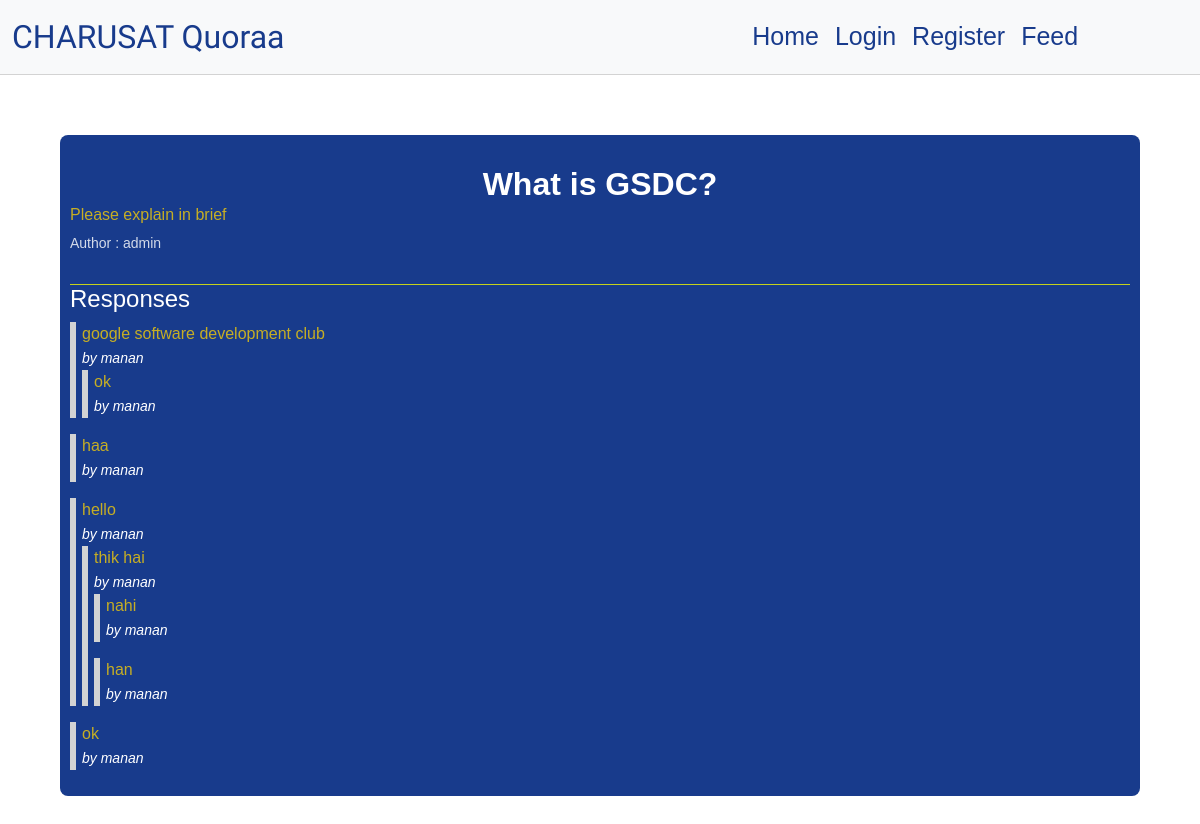
/question/4, run on the app's committed database.
### main/models.py (models this page shows, shortened)
class Question(models.Model):
    author = models.ForeignKey(User, null=False, on_delete=models.CASCADE)
    title = models.CharField(max_length=200, null=False)
    body = models.TextField(null=False)
    created_at = models.DateTimeField(auto_now_add=True)
    updated_at = models.DateTimeField(auto_now=True)
    def get_responses(self):
        return self.responses.filter(parent=None)

class Response(models.Model):
    user = models.ForeignKey(User, null=False, on_delete=models.CASCADE)
    question = models.ForeignKey(Question, null=False, on_delete=models.CASCADE, related_name='responses')
    parent = models.ForeignKey('self', null=True, blank=True, on_delete=models.CASCADE)
    body = models.TextField(null=False)
    created_at = models.DateTimeField(auto_now_add=True)
    updated_at = models.DateTimeField(auto_now=True)
    def get_responses(self):
        return Response.objects.filter(parent=self)

### main/views.py (the view, shortened to what this page needs)
# urls.py: path('question/<int:id>', views.questionPage, name='question'),
def questionPage(request, id):
    response_form = NewResponseForm()
    reply_form = NewReplyForm()
    question = Question.objects.get(id=id)
    context = {
        'question': question,
        'response_form': response_form,
        'reply_form': reply_form,
    }
    return render(request, 'question.html', context)

### main/templates/question.html (shortened to what this page needs)
{% extends 'layouts/page.html' %}
{% block content %}
<div class="page question-page">
<h2 class="question-title" style="color: white;">{{question.title}}</h2>
<p class="question-body" style="color:  rgb(198, 174, 36);">{{question.body}}</p>
<span class="question-author">Author : {{question.author.username}}</span>
<div class="responses-container">
  <h4 class="responses-container-heading">Responses</h4>
  {% if not question.responses.all %}
    <p class="no-responses-text">No responses yet</p>
  {% else %}
    {% for response in question.get_responses %}
      {% include 'components/response.html' with response=response %}
    {% endfor %}
  {% endif %}
</div>
</div>
{% endblock %}

### main/templates/layouts/page.html (shortened to what this page needs)
{% load static %}
<!DOCTYPE html>
<html lang="en" dir="ltr">
  <head>
    <link href="https://cdn.jsdelivr.net/npm/bootstrap@5.2.2/dist/css/bootstrap.min.css" rel="stylesheet">
    <link rel="stylesheet" type="text/css" href="{% static 'css/styles.css' %}?{% now "U" %}"/>
    <link rel="stylesheet" type="text/css" href="{% static 'css/main.css' %}?{% now "U" %}"/>
  </body>
  </head>
  <body>
    {% include 'navbar.html' %}
    <div class="main">
    {% block content %}
    {% endblock %}
    </div>
  </body>
</html>

### main/templates/navbar.html (shortened to what this page needs)
{% load static %}
<!DOCTYPE html>
<html lang="en">
<head>
  <link href="https://cdn.jsdelivr.net/npm/bootstrap@5.2.2/dist/css/bootstrap.min.css" rel="stylesheet"
>
    <link rel="stylesheet" href="{% static 'css/style.css' %}?{% now " U" %}">
</head>
<body>
  <nav class="navbar navbar-expand-lg bg-light">
    <div class="container-fluid ">
      <a class="navbar-brand" href="#" style="color: #183b8c;text-decoration: solid ;font-size: xx-large;font-weight: 500; font-family: 'Secular One', sans-serif;">CHARUSAT Quoraa</a>
      <div class="collapse navbar-collapse" id="navbarSupportedContent">
        <ul class="navbar-nav ml-auto mb-2 mb-lg-0 " style="font-size: 25px; margin-left: 50%;">
          {% if user.is_authenticated %}
          <li class="nav-item ">
            <a class="nav-link"  style="color:#183b8c;" aria-current="page"text-white href="{% url 'index' %}">Home</a>
          </li>
          <li class="nav-item">
            <a class="nav-link" style="color:#183b8c;" href="{% url 'new-question' %}">Ask Question</a>
          </li>
          <li class="nav-item">
            <a class="nav-link" style="color:#183b8c;" href="{% url 'feed' %}">Feed</a>
          </li>
          <li class="nav-item">
            <a class="nav-link" style="color:#183b8c;" href="{% url 'logout' %}">Logout</a>
          </li>
          {% else %}
          <li class="nav-item">
            <a class="nav-link active" style="color:#183b8c;"  aria-current="page" href="{% url 'index' %} ">Home</a>
          </li>
          <li class="nav-item">
            <a class="nav-link" style="color:#183b8c;" href="{% url 'login' %}">Login</a>
          </li>
          <li class="nav-item">
            <a class="nav-link" style="color:#183b8c;" href="{% url 'register' %}">Register</a>
          </li>
          <li class="nav-item">
            <a class="nav-link" style="color:#183b8c;" href="{% url 'feed' %}">Feed</a>
          </li>
          {% endif %}
        </ul>
      </div>
    </div>
  </nav>
</body>
</html>

### main/templates/components/response.html (shortened to what this page needs)
<blockquote id="{{response.id}}">
  <p class="response-body" style="color:  rgb(198, 174, 36);">{{response.body}}</p>
  <small class="response-author">by {{response.user.username}}</small>
  {% for children in response.get_responses %}
  {% include 'components/response.html' with response=children %}
  {% endfor %}
</blockquote>

### main/static/css/styles.css (style rules this page uses)
html, body { font-family: sans-serif; }
a { text-decoration: none; }
ul { list-style: none; padding: 0; }
blockquote { border-left: 6px solid lightgray; padding-left: 6px; margin-left: 15px; }
.main { max-width: 100 px; margin: 60px; padding: 10px; border-radius: 8px; background-color: #183b8c; }
.navbar { display: flex; flex-direction: row; justify-content: space-between; padding: 0 24px; border-bottom: 1px solid lightgray; }
.page { display: flex; flex-direction: column; }
.question-title { font-weight: 900; margin: 20px auto 0 auto; }
.question-body { margin-bottom: 6px; }
.question-author { font-size: 14px; color: rgba(255, 255, 255, 0.817); }
.responses-container { border-top: 1px solid rgb(197, 209, 27); margin-top: 30px; }
.responses-container-heading { color: white; }
.response-body { margin: 0; }
.response-author { color: white; font-style: italic; }

### main/static/css/main.css (style rules this page uses)
:root { --main-color: #183b8c; --main-color-darker: #941e1a; --white: #ffffff; --dropdown-radius: 50px; }
a { color: #183b8c; }
.nav-link { color: #183b8c; }
.navbar-nav { margin: 0; padding: 0; list-style: none; }

### main/static/css/style.css (style rules this page uses)
* { margin: 0; padding: 0; box-sizing: border-box; font-family: 'Poppins',sans-serif; }

### data on the page
Question: title "What is GSDC?", body "Please explain in brief", author.username "admin"
Response: body "google software development club", user.username "manan"
Response: body "ok", user.username "manan"
Response: body "haa", user.username "manan"
Response: body "hello", user.username "manan"
Response: body "thik hai", user.username "manan"
Response: body "nahi", user.username "manan"
Response: body "han", user.username "manan"
Response: body "ok", user.username "manan"
